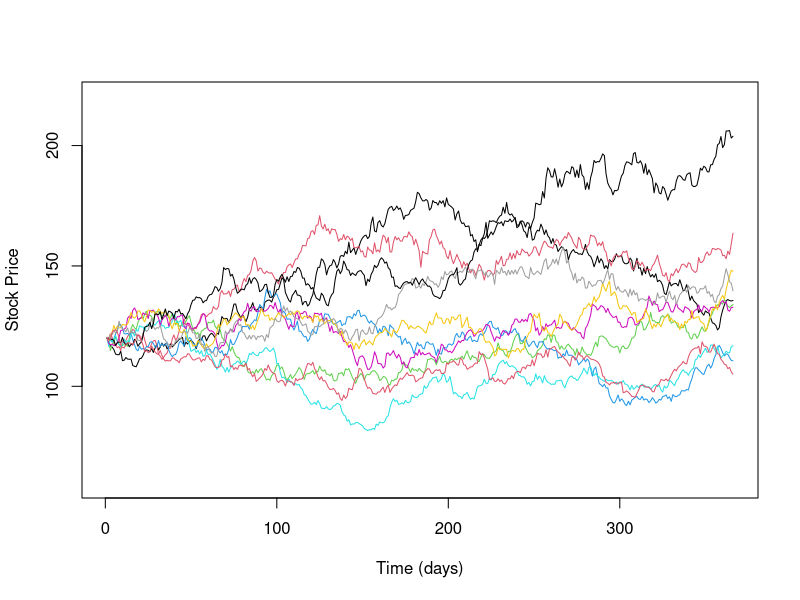

Recreate this plot in R.
#generate sample path for stock price using Geometric Brownian motion
#define constants
S_0<-120
T<-1
r<-0.05
sigma<-0.26
n<-10 # sample size
d<-365   #time size
delta<-T/d
grid<-matrix(rep(seq(delta,T,length.out=d),n),nrow=n,byrow=TRUE) #time grid as matrix
S<-matrix(rep(0,n*(d+1)),nrow=n)#create a matrix to store asset prices

#generate nxd pseudo-random normal numbers
#set.seed(1)
x<-matrix(rnorm(n*d),nrow=n)

#generate n sample paths of Brownian Motion
BM<-sqrt(delta)*t(apply(x,1,cumsum))

#generate n sample paths of stock price
S<-cbind(rep(S_0,n),S_0*exp((r-sigma^2/2)*grid+sigma*BM))

#plot the sample paths
plot(1:(d+1),S[1,],type='l',ylim=c(60,220),col=1,ylab='Stock Price',xlab='Time (days)')
for (i in 2:n){
	points(1:(d+1),S[i,],type='l',col=i)
}

